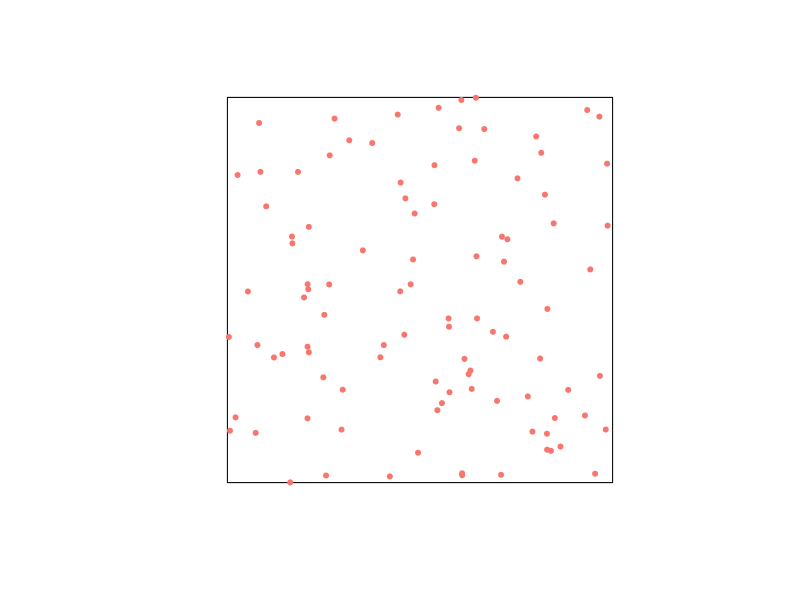
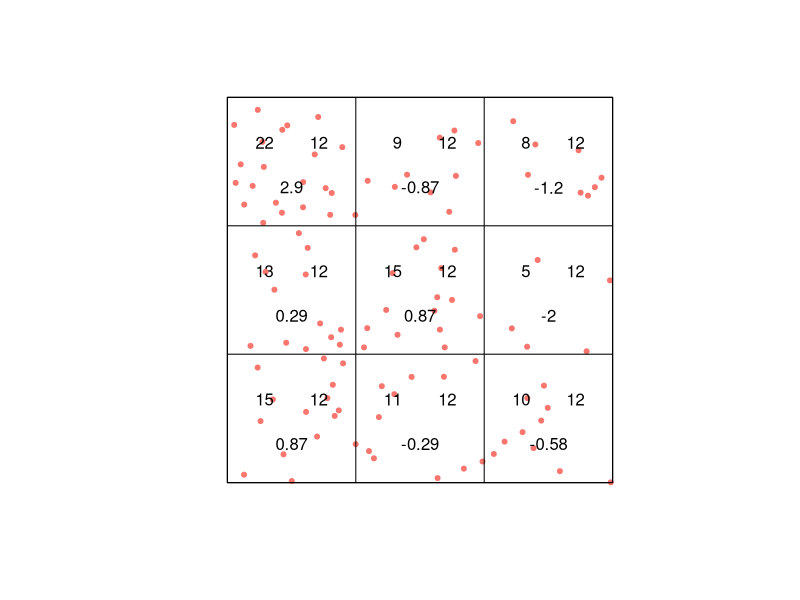

The R script that drew these images, in order:
## ---- chunk 1
library(spatstat) 
runif(100) -> xcoord 
runif(100) -> ycoord 
ppp(x = xcoord, y = ycoord, window = square(r=1)) -> ran_pts
summary(ran_pts)
## ---- chunk 2
library(scales)
plot(ran_pts,cols=hue_pal()(3)[1],main="",pch= 20)
## ---- chunk 3
summary(ponderosa)
## ---- chunk 4
quadrat.test(ponderosa, nx = 3,
             ny =3)->pond_quad
plot(ponderosa, main = "", cols = hue_pal()(1), pch = 20)
plot(pond_quad, add = TRUE)
## ---- chunk 5
pond_quad
## ---- chunk 6
cdf.test(ponderosa, covariate="x", test = "ks")
## ---- chunk 7
cdf.test(ponderosa, covariate = "y", test = "ks")
